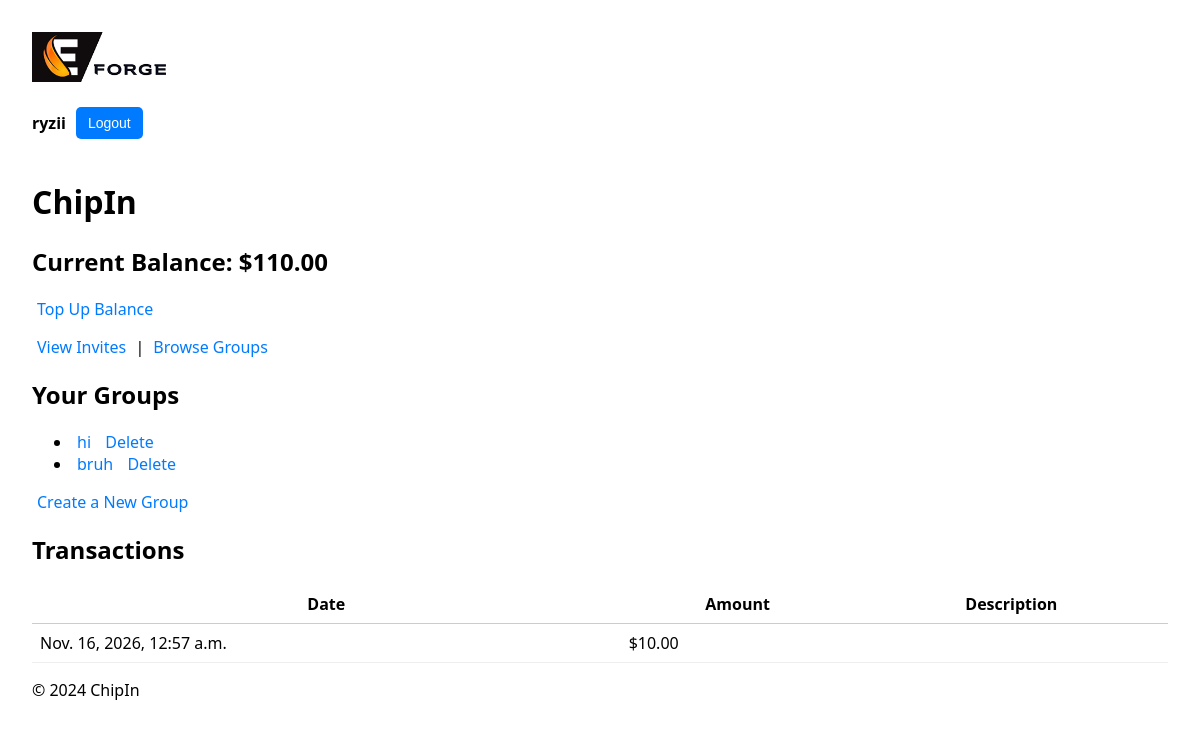
Screenshot of /chipin/ (signed in) with the database file from the repository.
### users/models.py (models this page shows, shortened)
class Profile(models.Model):
    user = models.OneToOneField(User, on_delete=models.CASCADE, related_name="profile")
    nickname = models.CharField(max_length=30, unique=True)
    max_spend = models.DecimalField(max_digits=10, decimal_places=2, default=100.00)
    balance = models.DecimalField(max_digits=10, decimal_places=2, default=100.00)

class Transaction(models.Model):
    user = models.ForeignKey(User, on_delete=models.CASCADE)
    amount = models.DecimalField(max_digits=10, decimal_places=2)
    event = models.ForeignKey('chipin.Event', on_delete=models.SET_NULL, null=True, blank=True)
    description = models.CharField(max_length=200, blank=True)
    created_at = models.DateTimeField(auto_now_add=True)

### chipin/models.py (models this page shows, shortened)
class Group(models.Model):
    name = models.CharField(max_length=100)
    admin = models.ForeignKey(User, related_name='admin_groups', on_delete=models.CASCADE)
    members = models.ManyToManyField(User, related_name='group_memberships', blank=True)

### chipin/views.py (the view)
# urls.py: path("", views.home, name="home"),
@login_required(login_url='users:login')
def home(request):
    profile = request.user.profile
    transactions = Transaction.objects.filter(
        user=request.user
    ).order_by('-created_at')
    return render(request, "chipin/home.html", {
        'balance': profile.balance,
        'transactions': transactions
    })

### chipin/templates/chipin/home.html (shortened to what this page needs)
{% extends 'chipin/base.html' %}
{% load static %}
{% block content %}
<h1>ChipIn</h1>
<h2>Current Balance: ${{ balance }}</h2>
<a href="{% url 'users:top_up' %}">Top Up Balance</a>
<p><a href="{% url 'chipin:my_invites' %}">View Invites</a> | <a href="{% url 'chipin:browse_groups' %}">Browse Groups</a></p>
<h2>Your Groups</h2>
<ul>
    {% for group in user.group_memberships.all %}
    <li>
        <a href="{% url 'chipin:group_detail' group.id %}">{{ group.name }}</a>
        {% if group.admin == request.user %}
            <a href="{% url 'chipin:delete_group' group.id %}" onclick="return confirm('Are you sure you want to delete this group?');">Delete</a>
        {% else %}
            <a href="{% url 'chipin:leave_group' group.id %}" onclick="return confirm('Are you sure you want to leave this group?');">Leave</a>
        {% endif %}
    </li>
    {% empty %}
    <li>You are not a member of any group yet.</li>
    {% endfor %}
</ul>
<a href="{% url 'chipin:create_group' %}">Create a New Group</a>
<h2>Transactions</h2>
<div style="max-height: 300px; overflow-y: auto; margin-bottom: 16px;">
    <table style="border-collapse: collapse; width: 100%;">
        <thead>
            <tr>
                <th style="padding: 8px; border-bottom: 1px solid #ccc;">Date</th>
                <th style="padding: 8px; border-bottom: 1px solid #ccc;">Amount</th>
                <th style="padding: 8px; border-bottom: 1px solid #ccc;">Description</th>
            </tr>
        </thead>
        <tbody>
            {% for tx in transactions %}
                <tr>
                    <td style="padding: 8px; border-bottom: 1px solid #eee;">{{ tx.created_at }}</td>
                    <td style="padding: 8px; border-bottom: 1px solid #eee;">${{ tx.amount }}</td>
                    <td style="padding: 8px; border-bottom: 1px solid #eee;">{{ tx.description }}</td>
                </tr>
            {% empty %}
                <tr>
                    <td colspan="3" style="padding: 8px;">No transactions to display.</td>
                </tr>
            {% endfor %}
        </tbody>
    </table>
</div>
{% endblock %}

### chipin/templates/chipin/base.html (shortened to what this page needs)
{% load static %}
<!DOCTYPE html>
<html lang="en">
<head>
    <link rel="stylesheet" href="{% static 'chipin/styles.css' %}">
</head>
<body>
    <header>
        <div class="logo">
            <img src="{% static 'chipin/logo_90.jpg' %}" alt="ChipIn Logo">
        </div>
        <div class="user-info">
            {% if request.user.is_authenticated %}
                <span>{{ request.user.username }}</span>
                <form action="{% url 'users:logout' %}" method="post">
                    <button type="submit">Logout</button>
                </form>
            {% else %}
                <a href="{% url 'users:login' %}">Login</a> <a href="{% url 'users:register' %}">Register</a>
            {% endif %}
        </div>
    </header>
    <main>
        {% block content %}
        {% endblock %}
    </main>
    <footer>
        <p>&copy; 2024 ChipIn</p>
    </footer>
</body>
</html>

### chipin/static/chipin/styles.css (style rules this page uses)
.logo img { max-height: 50px; }
.user-info { display: flex; align-items: center; font-size: 16px; }
.user-info span { margin-right: 10px; font-weight: bold; }
.user-info button { background-color: #007BFF; color: white; border: none; padding: 8px 12px; cursor: pointer; border-radius: 5px; font-size: 14px; }
button { background-color: #28a745; color: white; border: none; padding: 10px 15px; cursor: pointer; border-radius: 5px; font-size: 14px; margin-top: 20px; margin-bottom: 20px; }
a { color: #007BFF; text-decoration: none; padding: 5px }
body { font-family: system-ui, -apple-system, Segoe UI, Roboto, Arial, sans-serif; margin: 2rem; }

### rows the page displays
Profile: balance "110.00"
Group: name "hi", shows "Delete"
Group: name "bruh", shows "Delete"
Transaction: created_at "Nov. 16, 2026, 12:57 a.m.", amount "10.00"

### other values shown
{{ request.user.username }} "ryzii"
